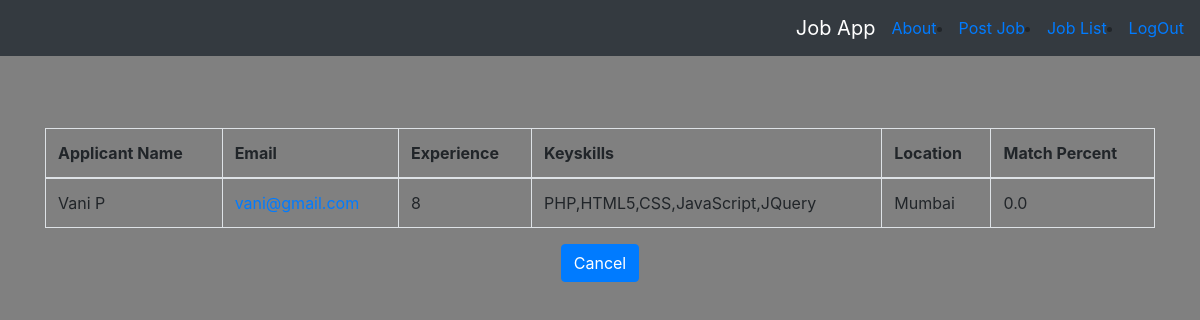
/postjob/displayjobapplications/8/ (signed in), run on the app's committed database.
### accounts/models.py (models this page shows, shortened)
class EmployeeProfile(models.Model):
    user = models.OneToOneField(User,on_delete=models.CASCADE)
    experience = models.PositiveIntegerField()
    keyskills = models.TextField(max_length=500)
    location = models.CharField(max_length=100)
    cv_file = models.FileField(upload_to='cv_folder',blank=True)
    def __str__(self):
        return self.user.email

class User(AbstractUser):
    username = None
    ROLE_CHOICES = (('employer','employer'),
            ('employee','employee'))
    email = models.EmailField(unique=True,blank=False,error_messages={'unique':"Email already exists.Use another Email"})
    role = models.CharField(max_length=100,choices=ROLE_CHOICES)
    phone_number = models.PositiveIntegerField(blank=True,null=True)
    USERNAME_FIELD = "email"
    REQUIRED_FIELDS = []
    objects = UserManager()

### postjob/views.py (the view)
# urls.py: path('displayjobapplications/<int:pk>/',views.display_job_applications,name='jobapplications'),
@login_required(login_url=reverse_lazy('accounts:login'))
def display_job_applications(request, pk):
    applicant_list = list()
    if request.user.role == 'employer':
        job = PostJob.objects.get(id=pk)
        job_title = job.title
        job_applications = JobApplication.objects.filter(job=job).order_by('rank')
        job_skill = job.keyskills
        for application in job_applications:
            employee = User.objects.get(email=application.user)
            applicant = EmployeeProfile.objects.get(user=employee)
            applicant_skill = applicant.keyskills
            similar_skill, match_percent = match_skills(job_skill, applicant_skill)
            app_dict = {'name': employee.first_name + " " + employee.last_name, 'applicant': applicant,
                        'rank': match_percent}
            applicant_list.append(app_dict)
        applicant_list = sorted(applicant_list, key=itemgetter('rank'), reverse=True)
    return render(request, 'postjob/display_applications.html',
                  {'job_title': job_title, 'applicant_list': applicant_list})

### postjob/views.py (called while the page is built)
def match_skills(job_skill, applicant_skill):
    job_skill = split_list(job_skill)
    applicant_skill = split_list(applicant_skill)
    skill_len = len(job_skill)
    job_skill = convert_lower(job_skill)
    applicant_skill = convert_lower(applicant_skill)
    skills_matched = set(job_skill) & set(applicant_skill)
    match_percent = (len(skills_matched) / skill_len) * 100
    return skills_matched, match_percent

def convert_lower(text_list):
    lowercase_list = [x.lower() for x in text_list]
    return lowercase_list

def split_list(text_list):
    text_list = text_list.split(",")
    return text_list

### postjob/templates/postjob/display_applications.html
{% extends 'postjob/postjob_base.html' %}
{% block content %}
    <div class="container">
        {% if user.role == "employer" %}
          {% if applicant_list %}
          <br/><br/><br/>
          <table class="table table-bordered">
            <thead>
              <tr>
                <th scope="col"> Applicant Name</th>
                <th scope="col">Email</th>
                <th scope="col">Experience</th>
                <th scope="col">Keyskills</th>
                <th scope="col">Location</th>
                <th scope="col">Match Percent</th>
              </tr>
            </thead>
            <tbody>
              {% for application in applicant_list %}
              <tr>
                <td>{{ application.name}}</td>
                <td><a href="mailto:{{ application.applicant.user }}">{{ application.applicant.user }}</a></td>
                <td>{{ application.applicant.experience }}</td>
                <td>{{ application.applicant.keyskills }}</td>
                <td>{{ application.applicant.location }}</td>
                <td>{{ application.rank }}</td>
              </tr>
            {% endfor %}
            </tbody>
          {% else %}
              <h2 align="center">No Applications Received yet!!</h2>
          {% endif %}
        </table>
        <div align="center"> <a class='btn btn-primary' href="{% url 'postjob:list'%}">Cancel</a> </div>
      {% endif %}
    </div>
{% endblock %}

### static/cvproject/css/master.css (style rules this page uses)
body { background-color: gray; }

### data on the page
EmployeeProfile: name "Vani P", applicant.user "vani@gmail.com", applicant.experience "8", applicant.keyskills "PHP,HTML5,CSS,JavaScript,JQuery", applicant.location "Mumbai", rank "0.0"
